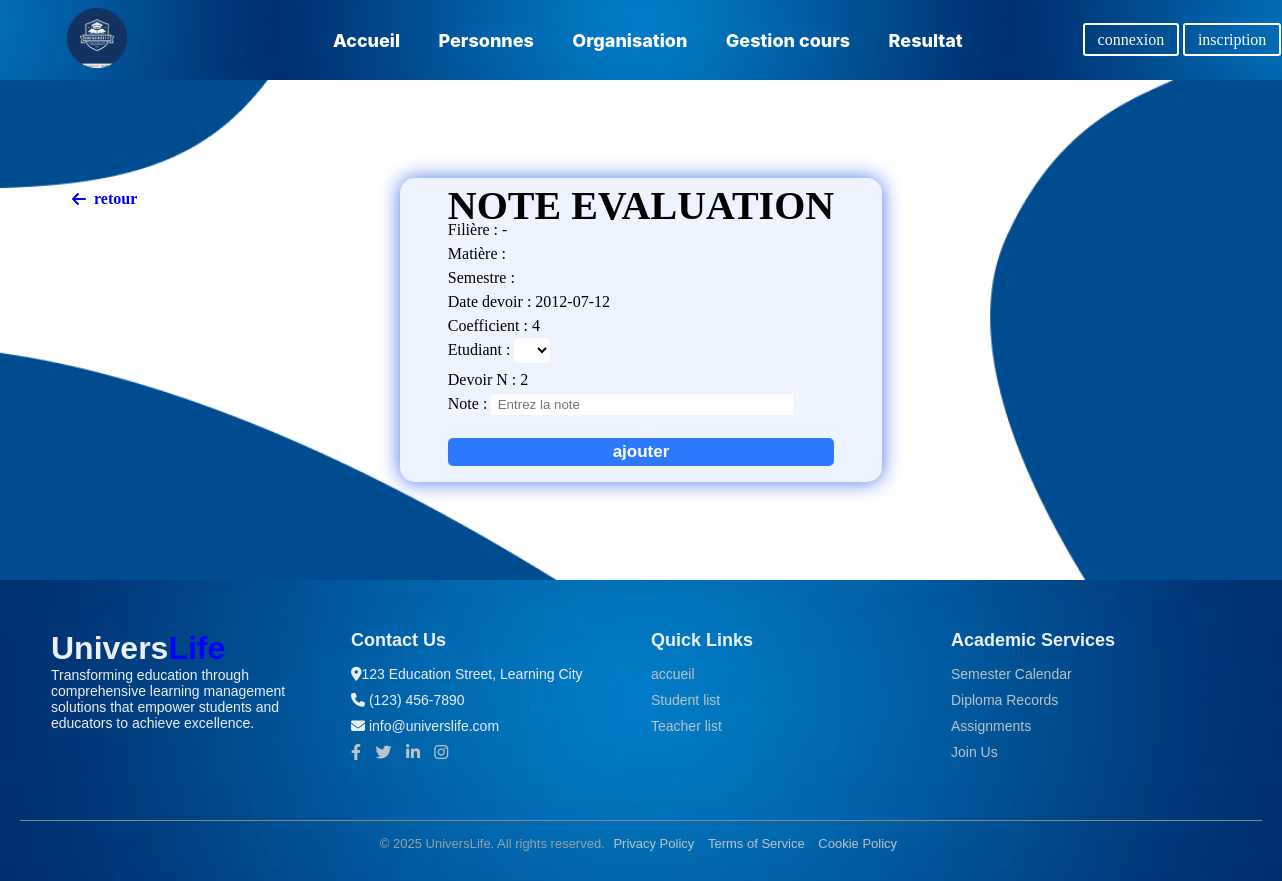
The app's page /ajout_eval.php?ajout_eval=129 with its own data.
### tables this page shows
CREATE TABLE `devoir` (
  `numdev` int NOT NULL,
  `date_dev` text NOT NULL,
  `coeficient` int NOT NULL,
  `codemat` int NOT NULL,
  `codecl` int NOT NULL,
  `numsem` int NOT NULL,
  `n_devoir` int NOT NULL
);

### ajout_eval.php (the view, shortened to what this page needs)
<?php
include('cadre.php');
?>
<?php
if(isset($_POST['nomcl']) and isset($_POST['radiosem'])){
$_SESSION['semestre']=$_POST['radiosem'];
$nomcl=$_POST['nomcl'];
$semestre=$_SESSION['semestre'];
$promo=$_POST['promotion'];
$_SESSION['promo']=$_POST['promotion'];
$donnee=mysqli_query($conn,"select nommat from matiere,enseignement,classe where matiere.codemat=enseignement.codemat and enseignement.codecl=classe.codecl and classe.nom='$nomcl' and promotion='$promo' ");
$_SESSION['classe']=$nomcl;
?>
<form method="post" action="ajout_eval.php" class="formulair">
<p class="p-text">Veuillez choisir la matiere : </p>
<div style="line-height: 1.5rem; font-size: 1.2rem; font-family: 'genshin';">
   <?php
   $i=6;
   while($a=($donnee)->fetch_array()){
      echo '
               <input type="radio" name="radio" value="'.$a['nommat'].'" id="choix'.$i.'" />
               <label for="choix'.$i.'">'.$a['nommat'].'</label>
       <br>';
      $i++;
   }
   ?>
</div>
<input type="submit" value="Afficher les devoirs">
</form>
<?php
}
else if(isset($_GET['ajout_eval'])){
$semestre=$_SESSION['semestre'];
$nommat=$_SESSION['radio_matiere'];
$nomcl=$_SESSION['classe'];
$promo=$_SESSION['promo'];
$numdev=$_GET['ajout_eval'];
$donnee=(mysqli_query($conn,"select date_dev,coeficient,n_devoir from devoir where numdev='$numdev'"))->fetch_array();
$data=mysqli_query($conn,"select numel,nomel,prenomel from eleve where codecl=(select codecl from classe where nom='$nomcl' and promotion='$promo')");
?>
<div class="fond">
   <div class="retour">
      <a class="prev" href="ajout_eval.php"><i class="fa fa-arrow-left"></i>retour</a>
   </div>
   <form method="POST" action="ajout_eval.php" class="formulair" style="line-height: 1.5rem;">
      <center>
         <p class="p-text shadow">NOTE EVALUATION</p>
      </center>
      Filière                 :          <?php echo $nomcl.' - '.$promo; ?><br/>
      Matière                :           <?php echo $nommat; ?><br/>
      Semestre               :           <?php echo $semestre; ?><br/>
      Date devoir           :           <?php echo $donnee['date_dev']; ?><br/>
      Coefficient            :          <?php echo $donnee['coeficient']; ?><br/>
      Etudiant               :        <select name="numel" class="control-select" style="margin-bottom: .3rem;">
         <?php while($a=($data)->fetch_array()){
            echo '<option value="'.$a['numel'].'">'.$a['nomel'].' '.$a['prenomel'].'</option>';
         }?></select><br/>
      Devoir N              :           <?php echo $donnee['n_devoir']; ?><br/>
      Note                       :         <input type="text" name="note" class="btn-modife" placeholder="Entrez la note" required><br/><br/>
      <input type="submit" value="ajouter" class="btn-modi" style="width: 100%; margin-top: -1rem;">
      </form>
</div>
<?php }
    include "footer.php";
?>

### styles.css (style rules this page uses)
* { padding: 0; margin: 0; box-sizing: border-box; }
a { text-decoration: none; }
.fond { overflow-y: scroll; }
.fond { background-image: url('img/Desktop\ -\ 15.png'); background-size: cover; background-position: center; width: 100%; height: 500px; align-content: center; position: relative; }
.btn-modi { background-color: rgba(0, 94, 255, 0.802); color: white; margin-top: .5rem; padding: .25rem 1.5rem; border: none; width: max-content; border-radius: 5px; font-size: 17px; font-weight: 700; }
.btn-modife { outline: none; border: none; padding: .2rem .4rem; width: 78%; }
.p-text { font-size: 20px; font-weight: 700; font-family: 'genshin'; }
.shadow { font-size: 25px;font-family: 'genshin';text-align: center; font-size: 40px; }
html { overflow-x: hidden; }

### records on screen
devoir: date_dev "2012-07-12", coeficient "4", n_devoir "2"
